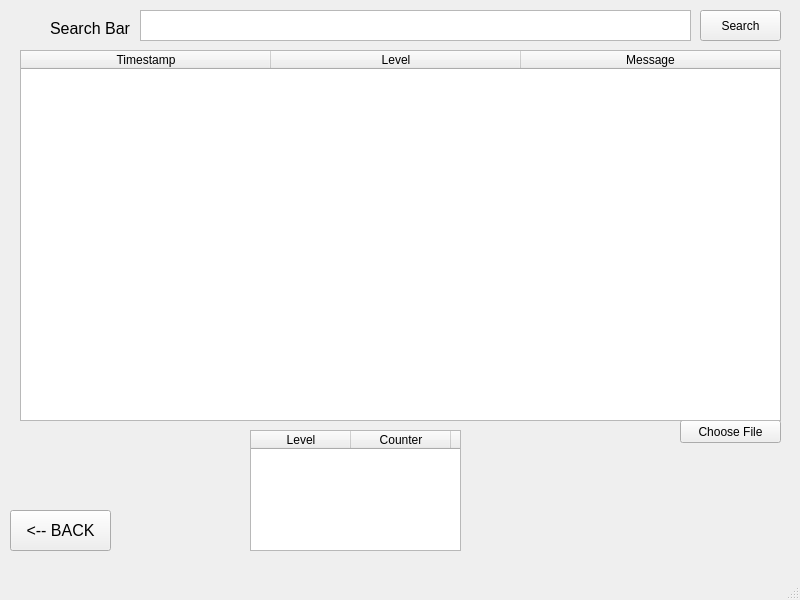
<?xml version="1.0" encoding="UTF-8"?>
<ui version="4.0">
 <class>MainWindow</class>
 <widget class="QMainWindow" name="MainWindow">
  <property name="geometry">
   <rect>
    <x>0</x>
    <y>0</y>
    <width>800</width>
    <height>600</height>
   </rect>
  </property>
  <property name="windowTitle">
   <string>MainWindow</string>
  </property>
  <widget class="QWidget" name="centralwidget">
   <widget class="QPushButton" name="choose_file">
    <property name="geometry">
     <rect>
      <x>680</x>
      <y>420</y>
      <width>101</width>
      <height>23</height>
     </rect>
    </property>
    <property name="text">
     <string>Choose File</string>
    </property>
   </widget>
   <widget class="QTableWidget" name="log_table">
    <property name="geometry">
     <rect>
      <x>20</x>
      <y>50</y>
      <width>761</width>
      <height>371</height>
     </rect>
    </property>
    <attribute name="horizontalHeaderDefaultSectionSize">
     <number>250</number>
    </attribute>
    <attribute name="horizontalHeaderShowSortIndicator" stdset="0">
     <bool>true</bool>
    </attribute>
    <attribute name="horizontalHeaderStretchLastSection">
     <bool>true</bool>
    </attribute>
    <attribute name="verticalHeaderCascadingSectionResizes">
     <bool>false</bool>
    </attribute>
    <column>
     <property name="text">
      <string>Timestamp</string>
     </property>
    </column>
    <column>
     <property name="text">
      <string>Level</string>
     </property>
    </column>
    <column>
     <property name="text">
      <string>Message</string>
     </property>
    </column>
   </widget>
   <widget class="QTextEdit" name="search_bar">
    <property name="geometry">
     <rect>
      <x>140</x>
      <y>10</y>
      <width>551</width>
      <height>31</height>
     </rect>
    </property>
   </widget>
   <widget class="QLabel" name="search_label">
    <property name="geometry">
     <rect>
      <x>50</x>
      <y>20</y>
      <width>81</width>
      <height>16</height>
     </rect>
    </property>
    <property name="font">
     <font>
      <pointsize>12</pointsize>
     </font>
    </property>
    <property name="text">
     <string>Search Bar</string>
    </property>
   </widget>
   <widget class="QPushButton" name="search_button">
    <property name="geometry">
     <rect>
      <x>700</x>
      <y>10</y>
      <width>81</width>
      <height>31</height>
     </rect>
    </property>
    <property name="text">
     <string>Search</string>
    </property>
   </widget>
   <widget class="QPushButton" name="back_button">
    <property name="geometry">
     <rect>
      <x>10</x>
      <y>510</y>
      <width>101</width>
      <height>41</height>
     </rect>
    </property>
    <property name="font">
     <font>
      <pointsize>12</pointsize>
     </font>
    </property>
    <property name="text">
     <string>&lt;-- BACK</string>
    </property>
   </widget>
   <widget class="QTableWidget" name="counter">
    <property name="geometry">
     <rect>
      <x>250</x>
      <y>430</y>
      <width>211</width>
      <height>121</height>
     </rect>
    </property>
    <property name="horizontalScrollBarPolicy">
     <enum>Qt::ScrollBarAlwaysOff</enum>
    </property>
    <column>
     <property name="text">
      <string>Level</string>
     </property>
    </column>
    <column>
     <property name="text">
      <string>Counter</string>
     </property>
    </column>
    <column>
     <property name="text">
      <string/>
     </property>
    </column>
   </widget>
  </widget>
  <widget class="QMenuBar" name="menubar">
   <property name="geometry">
    <rect>
     <x>0</x>
     <y>0</y>
     <width>800</width>
     <height>21</height>
    </rect>
   </property>
  </widget>
  <widget class="QStatusBar" name="statusbar"/>
 </widget>
 <resources/>
 <connections/>
</ui>
